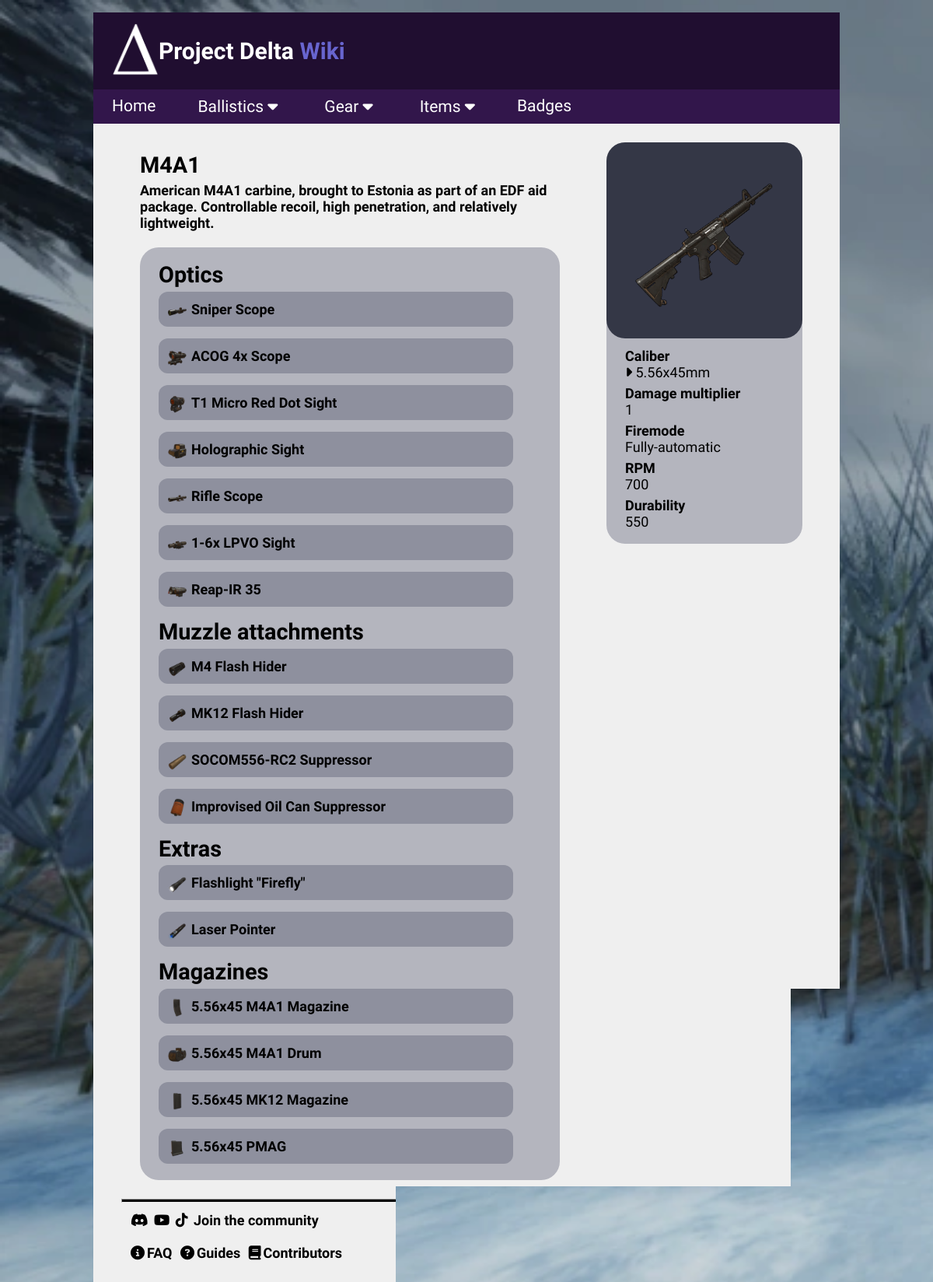
The page /weapon/16 on the database its author committed.
### tables this page shows
CREATE TABLE weapons (id INTEGER PRIMARY KEY, name TEXT, type TEXT REFERENCES weapon_types (type), caliber_id INTEGER REFERENCES calibers (id), fire_mode TEXT, RPM INTEGER, durability INTEGER, dmg_mult INTEGER DEFAULT (1), description TEXT, image TEXT);

CREATE TABLE attachments (id INTEGER PRIMARY KEY, name TEXT, type TEXT, zoom TEXT, "recoil.v" INTEGER, "recoil.h" INTEGER, mobility INTEGER, durability INTEGER, description TEXT, image TEXT);

CREATE TABLE magazines (id INTEGER PRIMARY KEY, name TEXT, caliber_id REFERENCES calibers (id), capacity INTEGER, recoil_h INTEGER, recoil_v INTEGER, mobility INTEGER, description TEXT, image TEXT);

CREATE TABLE calibers (id INTEGER PRIMARY KEY, name TEXT);

### Flask/routes.py (the view)
@app.route("/weapon/<int:id>")  # route for guns
def weapon(id):
    conn = sqlite3.connect('delta.db')
    cur = conn.cursor()  # fetch caliber name based on caliber id
    cur.execute("SELECT "
                "weapons.id, "
                "weapons.name, "
                "weapons.type, "
                "calibers.name AS caliber_name, "
                "weapons.fire_mode, "
                "weapons.RPM, "
                "weapons.durability, "
                "weapons.description, "
                "weapons.image, "
                "weapons.dmg_mult "
                "FROM weapons "
                "JOIN calibers ON weapons.caliber_id = calibers.id "
                "WHERE weapons.id = ?", (id,))
    results = cur.fetchone()
    index_range_handler(results)  # check for list index out of range error
    cur.execute("SELECT id, name, image FROM attachments "
                "WHERE id IN (SELECT attachment_id FROM weapon_attachments "
                "WHERE weapon_id = ?) "
                "AND type = ?", (id, "Optic"))
    optics = cur.fetchall()
    cur.execute("SELECT id, name, image FROM attachments "
                "WHERE id IN (SELECT attachment_id FROM weapon_attachments "
                "WHERE weapon_id = ?) "
                "AND type = ?", (id, "Muzzle"))
    muzzles = cur.fetchall()
    cur.execute("SELECT id, name, image FROM attachments "
                "WHERE id IN (SELECT attachment_id FROM weapon_attachments "
                "WHERE weapon_id = ?) "
                "AND type = ?", (id, "Extra"))
    extras = cur.fetchall()
    cur.execute("SELECT id, name, image FROM magazines "
                "WHERE id IN (SELECT magazine_id FROM weapon_magazines "
                "WHERE weapon_id = ?)", (id,))
    magazines = cur.fetchall()
    conn.close()
    return render_template('detail/weapon.html',
                           weapon=results,
                           optics=optics,
                           muzzles=muzzles,
                           extras=extras,
                           magazines=magazines,
                           title=results[1])

### Flask/routes.py (called while the page is built)
def index_range_handler(results):  # call for any dynamic route that uses ID
    if not results:
        abort(404)  # if index doesn't exist, abort(404) instead of crashing

### Flask/templates/detail/weapon.html
{% extends "partials/layout.html" %}
{% block content %}
<div class="topic">
    <div>
        <h3>{{weapon[1]}}</h3>
        <h5>{{weapon[7]}}
        <br><br>
        {% if optics or attachments or magazines %}
        <div class="link-list">
            {% if optics %}
            <h3>Optics</h3>
            <h5>
                {% for optic in optics %}
                <div class="link-row">
                    <img src="/static/images/ballistics/attachments/{{optic[2]}}" class="link-icon">
                    <a href="{{ url_for('attachment', id=optic[0]) }}">
                        {{optic[1]}}
                    </a>
                </div>
                {% endfor %}
            </h5>
            {% endif %}
            {% if muzzles %}
            <h3>Muzzle attachments</h3>
            <h5>
                {% for muzzle in muzzles %}
                <div class="link-row">
                    <img src="/static/images/ballistics/attachments/{{muzzle[2]}}" class="link-icon">
                    <a href="{{ url_for('attachment', id=muzzle[0]) }}">
                        {{muzzle[1]}}
                    </a>
                </div>
                {% endfor %}
            </h5>
            {% endif %}
            {% if extras %}
            <h3>Extras</h3>
            <h5>
                {% for extra in extras %}
                <div class="link-row">
                    <img src="/static/images/ballistics/attachments/{{extra[2]}}" class="link-icon">
                    <a href="{{ url_for('attachment', id=extra[0]) }}">
                         {{extra[1]}}
                    </a>
                </div>
                {% endfor %}
            </h5>
            {% endif %}
            {% if magazines %}
            <h3>Magazines</h3>
            <h5>
                {% for magazine in magazines %}
                <div class="link-row">
                    <img src="/static/images/ballistics/magazines/{{magazine[2]}}" class="link-icon">
                    <a href="{{ url_for('magazine', id=magazine[0]) }}">
                         {{magazine[1]}}
                    </a>
                </div>
                {% endfor %}
            </h5>
            {% endif %}
        </div>
        {% endif %}
        </h5>
    </div>
        <div class="topic-box">
            <img src="/static/images/ballistics/weapons/{{weapon[8]}}" class="topic-icon">
            <a href="{{ url_for('item_category_list', resource='ammunition', search=weapon[3])}}">
                <h6 class="topic-row">Caliber <br> <span class="lighter"><i class="fa-solid fa-caret-right"></i> {{weapon[3]}}</span></h6>
            </a>
            {% if weapon[9] != 0 %}
            <h6 class="topic-row">Damage multiplier <br> <span class="lighter">{{weapon[9]}}</span></h6>
            {% endif %}
            <h6 class="topic-row">Firemode <br> <span class="lighter">{{weapon[4]}}</span></h6>
            <h6 class="topic-row">RPM <br> <span class="lighter">{{weapon[5]}}</span></h6>
            <h6 class="topic-row">Durability <br> <span class="lighter">{{weapon[6]}}</span></h6>
        </div>
</div>
{% endblock %}

### Flask/static/css/style.css (style rules this page uses)
body { background-image: url("../images/background.png"); background-repeat: no-repeat; background-size: cover; background-attachment: fixed; margin: 0; font-family: "Raleway"; }
a { color: black; text-decoration: none; display: inline-block; transition-duration: 0.3s; }
.lighter { font-weight: lighter; }
h3 { color: black; font-size: 2.4vw; margin-top: 1vw; margin-left: 2vw; font-family: 'Bungee'; }
h5 { display: block; color: black; font-size: 1.5vw; margin: -2vw 5vw 0 2vw; }
h5 a { font-size: 1.5vw; margin-bottom: 1vw; }
h6 { color: black; font-size: 1.5vw; text-align: left; margin: 0 0 0.5vw 2vw; transition-duration: 0.3s; }
.topic { display: flex; margin: 2vw 4vw 2vw 3vw; flex: 1 1 auto; }
.topic-box { display: flex; flex-direction: column; background-color: #b4b5be; border-radius: 2vw; padding-bottom: 1vw; margin: 0 0 auto auto; }
.topic-icon { display: block; width: 15vw; height: 15vw; padding: 3vw; background-color: #343746; border-radius: 2vw; margin-bottom: 1vw; transition-duration: 0.3s; }
.topic-row { display: block }
.link-list { background-color: #b4b5be; padding-top: 0.5vw; padding-bottom: 0.5vw; border-radius: 2vw; }
.link-row { display: flex; flex: 1 1 auto; background-color: #8e909e; padding: 1vw 0 0 1vw; margin-bottom: 1.25vw; border-radius: 1vw; }
.link-row a { margin-left: 0.5vw; }
.link-icon { width: 2vw; height: 2vw; }

### rows shown on the page
weapons: name "M4A1", description "American M4A1 carbine, brought to Estonia as part of an EDF aid package. Controllable recoil, high penetration, and relatively lightweight.", image (picture), dmg_mult "1", fire_mode "Fully-automatic", RPM "700", durability "550"
attachments: image (picture), name "Sniper Scope"
attachments: image (picture), name "ACOG 4x Scope"
attachments: image (picture), name "T1 Micro Red Dot Sight"
attachments: image (picture), name "Holographic Sight"
attachments: image (picture), name "Rifle Scope"
attachments: image (picture), name "1-6x LPVO Sight"
attachments: image (picture), name "Reap-IR 35"
attachments: image (picture), name "M4 Flash Hider"
attachments: image (picture), name "MK12 Flash Hider"
attachments: image (picture), name "SOCOM556-RC2 Suppressor"
attachments: image (picture), name "Improvised Oil Can Suppressor"
attachments: image (picture), name "Flashlight \"Firefly\""
attachments: image (picture), name "Laser Pointer"
magazines: image (picture), name "5.56x45 M4A1 Magazine"
magazines: image (picture), name "5.56x45 M4A1 Drum"
magazines: image (picture), name "5.56x45 MK12 Magazine"
magazines: image (picture), name "5.56x45 PMAG"
calibers: name "5.56x45mm"
